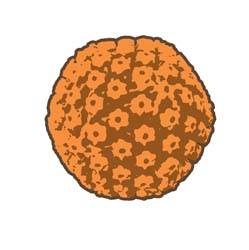
#> input picture images/644902.jpg, 249 x 250 px; its folder holds only this picture in this run
$ python colorvectors.py
#> lines starting #> are read from the running program, lines starting #| are printed output that depends on the picture; after the words box and inside, x2 and y2 are one past the last pixel; in counts of white or black regions, pixels touching at a corner belong together
import cv2
import numpy as np
import svgwrite
from pathlib import Path

def image_to_color_svg(image_path, svg_path, scale=1.0, blur=1):
    """
    Convert a raster image (PNG/JPG) into a colorful vector SVG.

    Parameters:
    - image_path: input raster image
    - svg_path: output SVG path
    - scale: scaling factor for SVG coordinates
    - blur: Gaussian blur to simplify edges
    """
#> called with image_path = 'images/644902.jpg', svg_path = 'coloredvectorsnocairo/644902.svg', scale = 1, blur = 1
    # Load image
    img = cv2.imread(image_path)
#> img is the input picture: shape (250, 249, 3); mean B, G, R 182, 204.9, 232.8
    if img is None:
        print(f"Failed to load {image_path}")
        return

    h, w, c = img.shape
#> h = 250; w = 249; c = 3

    # Optional blur to smooth edges
    if blur > 0:
        img = cv2.GaussianBlur(img, (blur, blur), 0)

    # Convert to grayscale for contour detection
    gray = cv2.cvtColor(img, cv2.COLOR_BGR2GRAY)
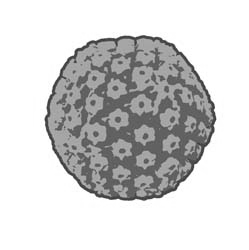
#> gray: shape (250, 249); min 41, max 255, mean 210.6

    # Threshold to binary (invert so objects are white on black)
    _, thresh = cv2.threshold(gray, 250, 255, cv2.THRESH_BINARY_INV)
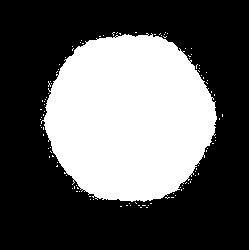
#> thresh: shape (250, 249); 36.3% white; 109 white regions (108 under 20 px)

    # Find contours (edges)
    contours, _ = cv2.findContours(thresh, cv2.RETR_EXTERNAL, cv2.CHAIN_APPROX_SIMPLE)
#> contours = 109 contours, 108 with area under 20; largest, box (x1, y1, x2, y2) and area: (41, 33, 217, 202) 22092

    # Create SVG drawing
    dwg = svgwrite.Drawing(svg_path, size=(w*scale, h*scale))

    for cnt in contours:
        # Create mask for this contour
        mask = np.zeros_like(gray)
        cv2.drawContours(mask, [cnt], -1, 255, -1)

        # Compute mean color within contour
        mean_color = cv2.mean(img, mask=mask)  # B, G, R, alpha
        color = svgwrite.rgb(int(mean_color[2]), int(mean_color[1]), int(mean_color[0]))

        # Convert contour points to SVG path string
        path_data = "M " + " L ".join(f"{point[0][0]*scale},{point[0][1]*scale}" for point in cnt) + " Z"

        # Add path to SVG
        dwg.add(dwg.path(d=path_data, fill=color, stroke="none"))

    # Save SVG
    dwg.save()
    print(f"Saved SVG: {svg_path}")

def batch_raster_to_svg(input_folder="images", output_folder="coloredvectorsnocairo"):
    """
    Convert all PNG/JPG images in input_folder to colorful vector SVGs in output_folder
    """
    Path(output_folder).mkdir(parents=True, exist_ok=True)

    valid_ext = [".png", ".jpg", ".jpeg"]
    for f in Path(input_folder).iterdir():
        if f.suffix.lower() in valid_ext:
            out_svg = Path(output_folder)/f"{f.stem}.svg"
            image_to_color_svg(str(f), str(out_svg))
#> (the call stopped at in image_to_color_svg, `dwg = svgwrite.Drawing(svg_path, size=(w*scale, h*scale))`: svgwrite is not available in this run)

# ------------------- RUN -------------------
if __name__ == "__main__":
    batch_raster_to_svg()

$ run again, on images/Basophil2.jpg
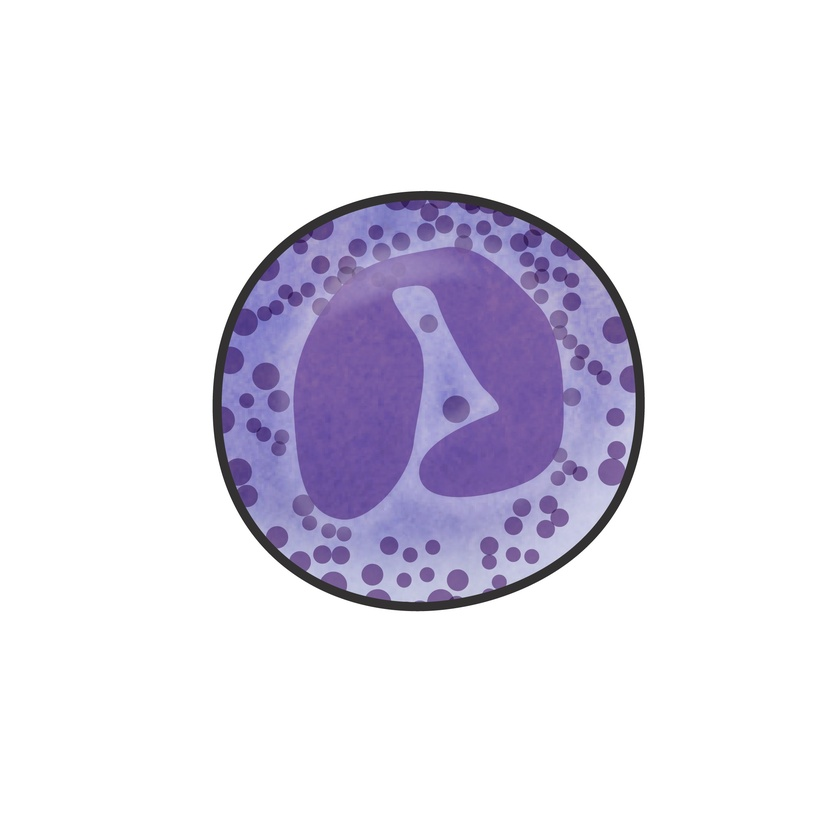
#> input picture images/Basophil2.jpg, 840 x 840 px, shrunk from 2084 x 2084 before the run
#> in image_to_color_svg, img is the input picture: shape (840, 840, 3); mean B, G, R 237.4, 226.1, 229
#> in image_to_color_svg, `gray = cv2.cvtColor(img, cv2.COLOR_BGR2GRAY)`:
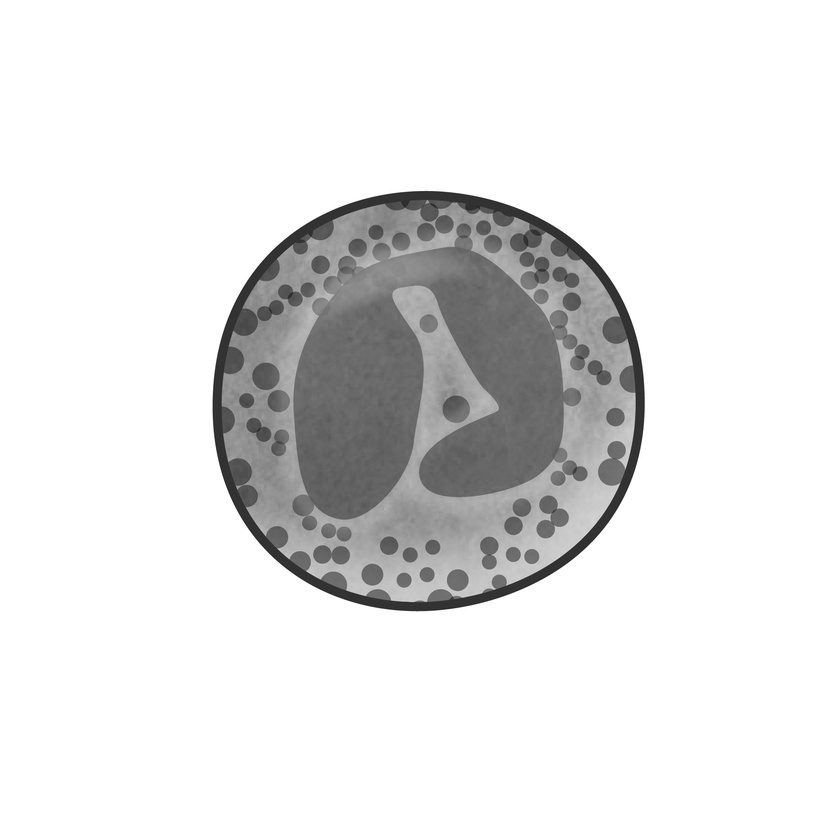
#> gray: shape (840, 840); min 30, max 255, mean 228.2
#> in image_to_color_svg, `_, thresh = cv2.threshold(gray, 250, 255, cv2.THRESH_BINARY_INV)`:
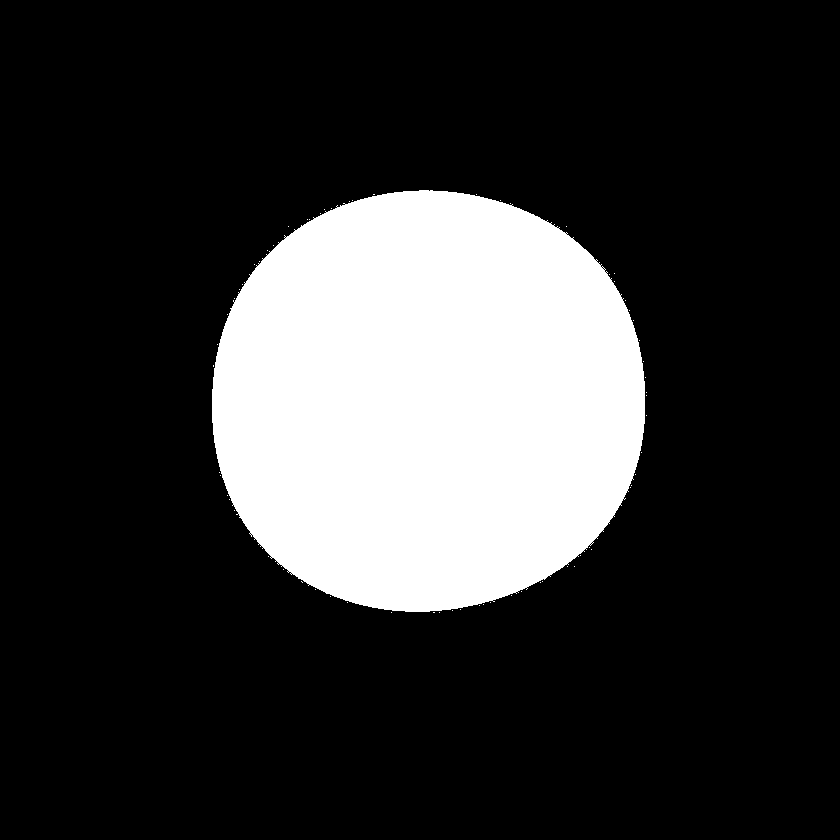
#> thresh: shape (840, 840); 20.8% white; 68 white regions (67 under 20 px)
#> contours = 68 contours, 67 with area under 20; largest, box (x1, y1, x2, y2) and area: (212, 190, 645, 612) 145745

$ run again, on images/Cajal-Retzius Cell.jpg
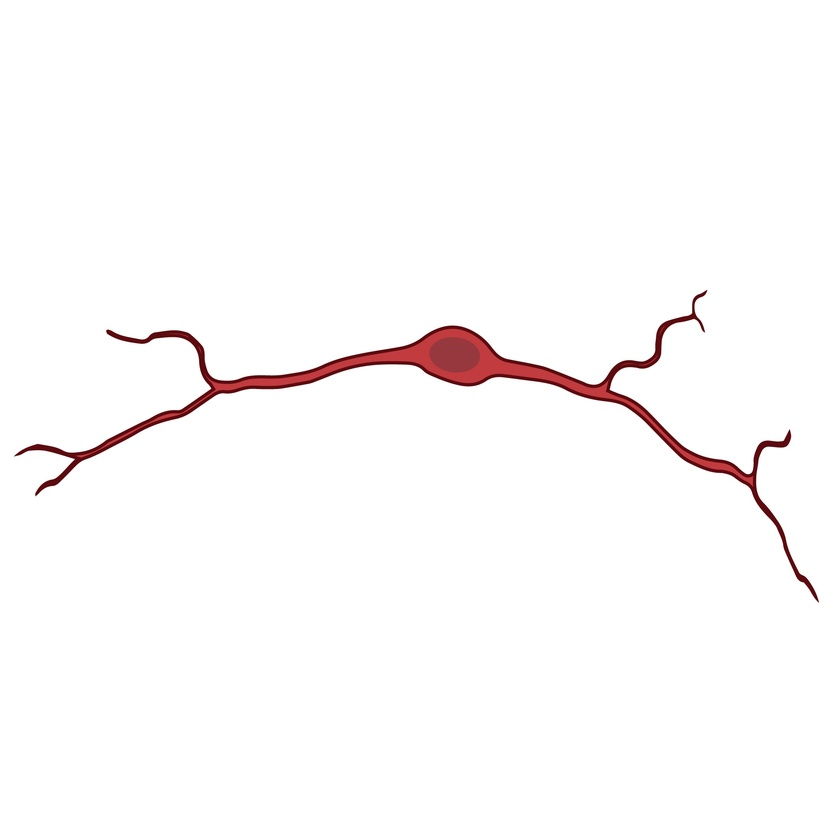
#> input picture images/Cajal-Retzius Cell.jpg, 840 x 840 px, shrunk from 2084 x 2084 before the run
#> in image_to_color_svg, img is the input picture: shape (840, 840, 3); mean B, G, R 250.3, 250.2, 252.3
#> in image_to_color_svg, `gray = cv2.cvtColor(img, cv2.COLOR_BGR2GRAY)`:
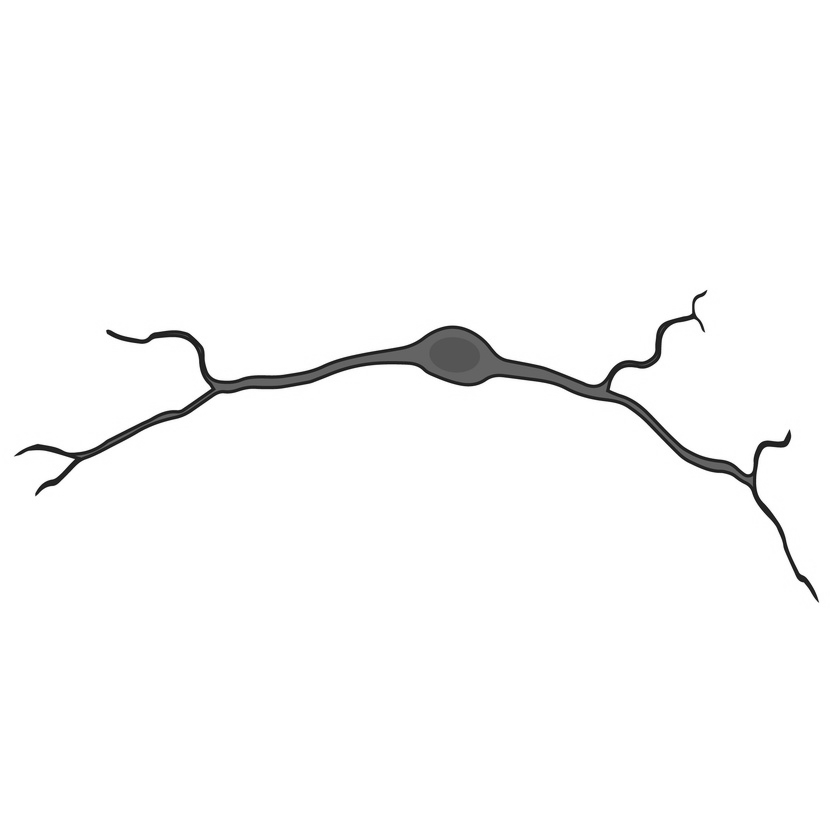
#> gray: shape (840, 840); min 17, max 255, mean 250.8
#> in image_to_color_svg, `_, thresh = cv2.threshold(gray, 250, 255, cv2.THRESH_BINARY_INV)`:
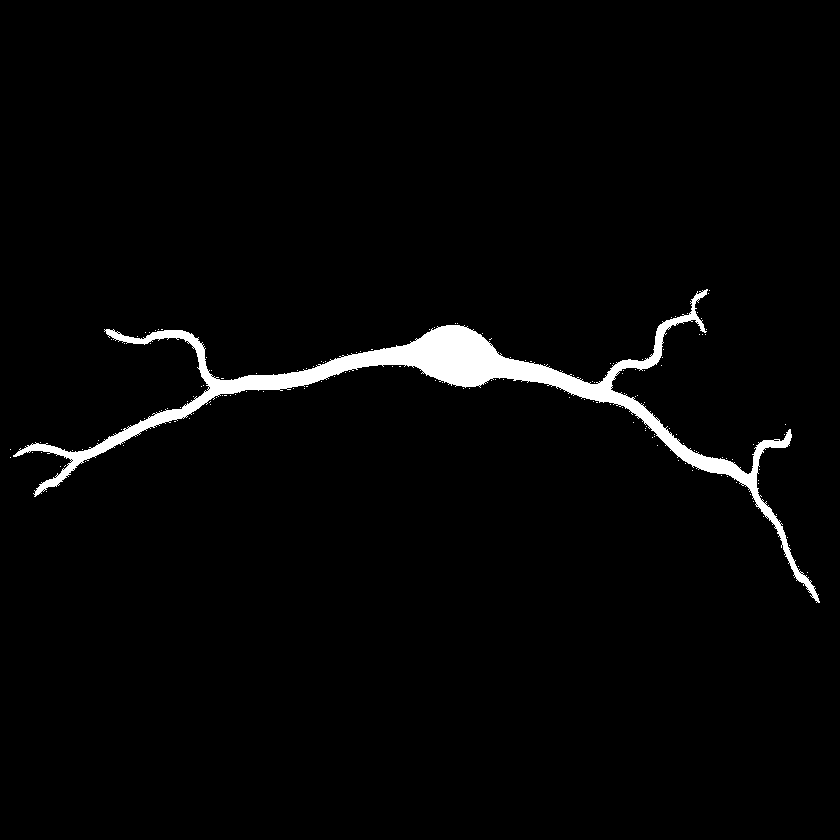
#> thresh: shape (840, 840); 2.5% white; 154 white regions (153 under 20 px)
#> contours = 154 contours, 153 with area under 20; largest, box (x1, y1, x2, y2) and area: (13, 289, 820, 603) 16208

$ run again, on images/Cytokines.jpg
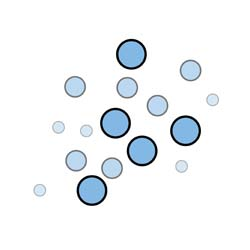
#> input picture images/Cytokines.jpg, 250 x 250 px
#> in image_to_color_svg, img is the input picture: shape (250, 250, 3); mean B, G, R 247.4, 244.9, 241.8
#> in image_to_color_svg, `gray = cv2.cvtColor(img, cv2.COLOR_BGR2GRAY)`:
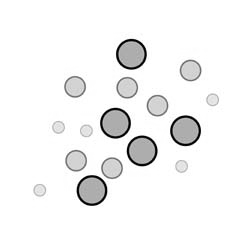
#> gray: shape (250, 250); min 0, max 255, mean 244.3
#> in image_to_color_svg, `_, thresh = cv2.threshold(gray, 250, 255, cv2.THRESH_BINARY_INV)`:
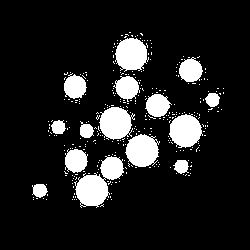
#> thresh: shape (250, 250); 13% white; 319 white regions (304 under 20 px)
#> contours = 319 contours, 304 with area under 20; largest, box (x1, y1, x2, y2) and area: (74, 156, 124, 208) 1170, (125, 134, 160, 167) 793, (99, 107, 135, 140) 777, (169, 114, 203, 148) 776, (115, 38, 149, 72) 773

$ run again, on images/644944.jpg
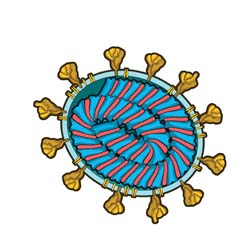
#> input picture images/644944.jpg, 250 x 250 px
#> in image_to_color_svg, img is the input picture: shape (250, 250, 3); mean B, G, R 211.9, 213.5, 205.1
#> in image_to_color_svg, `gray = cv2.cvtColor(img, cv2.COLOR_BGR2GRAY)`:
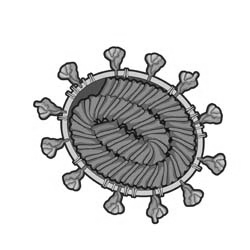
#> gray: shape (250, 250); min 2, max 255, mean 210.8
#> in image_to_color_svg, `_, thresh = cv2.threshold(gray, 250, 255, cv2.THRESH_BINARY_INV)`:
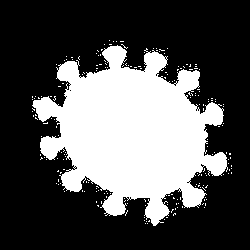
#> thresh: shape (250, 250); 32.8% white; 201 white regions (200 under 20 px)
#> contours = 201 contours, 200 with area under 20; largest, box (x1, y1, x2, y2) and area: (32, 45, 228, 226) 19486
